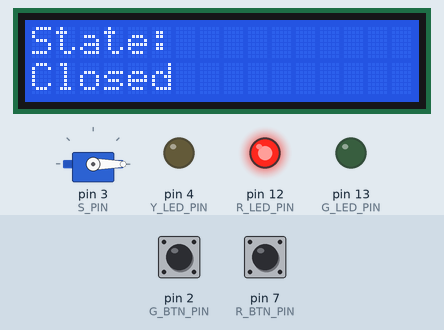
Simulated run of this sketch. Board: Arduino Uno, built with avr-gcc and run on an emulated ATmega328P. On the bench: servo, 16×2 character LCD, output pins drawn as LEDs (lit = HIGH). The test bench sets the inputs (shaded band); at power-on: pin 2 (G_BTN_PIN) HIGH, pin 7 (R_BTN_PIN) HIGH. What the sketch prints to the serial monitor is not drawn.

Above: at 1.2 s.
1.3 s: pin 2 (G_BTN_PIN) pulled LOW for 0.15 s
At 3.3 s:
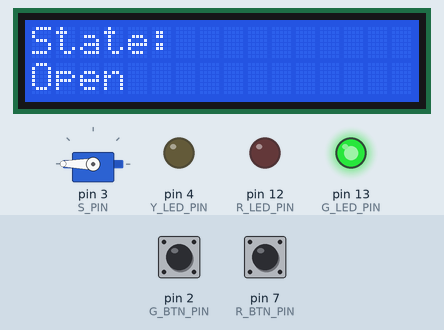
3.6 s: pin 2 (G_BTN_PIN) pulled LOW for 1 s
At 4.11 s:
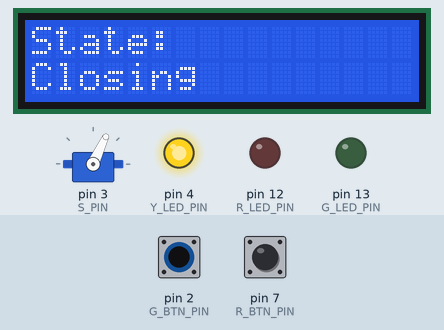
6.1 s: pin 2 (G_BTN_PIN) pulled LOW for 3.2 s
At 6.61 s:
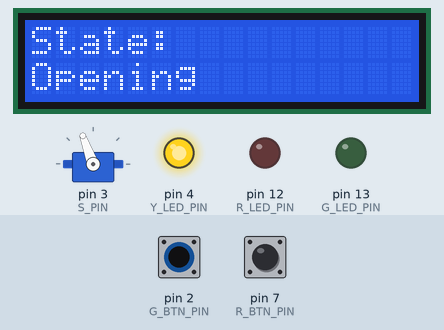
10.8 s: pin 2 (G_BTN_PIN) pulsed LOW 2 times (0.12 s each, 0.3 s apart)
At 11.6 s:
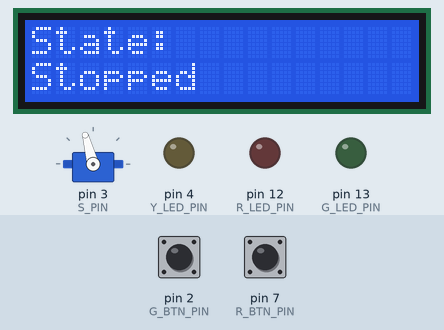
Timing chart, 0 to 13.8 s (numbered marks = the images above; inputs shaded):
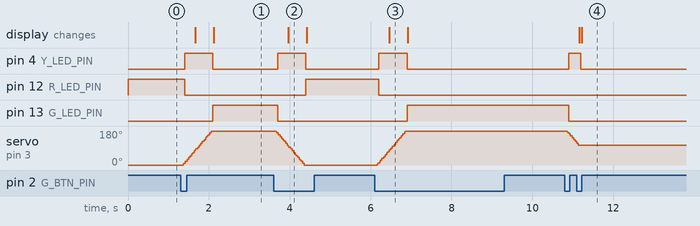

The sketch:

Task-4.ino
```cpp
/***
 * Smart Garage Door Controller
 * You're writing firmware for a garage door, the door has one button.
 * Pressing the button starts opening or closing the door.
 * If the safety sensor detects something underneath while the door is closing, it must immediately reverse.
 * Everything is event-driven.
 */

#include <Servo.h>
#include <LiquidCrystal_I2C.h>

const int G_BTN_PIN = 2;
const int R_BTN_PIN = 7;
const int S_PIN = 3;
const int R_LED_PIN = 12;
const int G_LED_PIN = 13;
const int Y_LED_PIN = 4;
const int I2C_ADDR = 0x27;
const int BUZZER_PIN = 8;

enum class DoorState
{
  Closed,
  Opening,
  Open,
  Closing,
  Stopped
};

enum class ButtonEvent
{
  Unhandled,
  Handled
};

struct DebouncedButton {
  int state;
  int last_state;
  unsigned long last_time;
  const unsigned long delay;
  ButtonEvent event_state = ButtonEvent::Handled;

  // Constructor
  DebouncedButton(unsigned long d = 50) : state(HIGH), last_state(HIGH), last_time(0), delay(d) {}

  // returns valid when LOW is detected
  bool update(int current_reading) {
    bool triggered = false;

    // If the switch changed, due to noise or pressing:
    if (current_reading != last_state) {
      last_time = millis();
    }

    if ((millis() - last_time) > delay) {
      // If the state has changed and it's been stable longer than the delay
      if (current_reading != state) {
        state = current_reading;

        // Only trigger if the new state is LOW (assuming pull-up resistor)
        if (state == LOW) {
          triggered = true;
        }
      }
    }

    last_state = current_reading;
    return triggered;
  }
};

// Variables
DoorState cur_door_state = DoorState::Closed;
DoorState tar_door_state = DoorState::Closed;
DoorState last_door_state = DoorState::Closed;
DoorState last_tar_door_state = DoorState::Closed;
DebouncedButton red_btn(50);
DebouncedButton green_btn(50);
Servo servo;
int cur_servo_angle = 0;
int tar_servo_angle = 0;
DoorState led_state = DoorState::Stopped;
LiquidCrystal_I2C lcd(I2C_ADDR, 16, 2);
DoorState lcd_state = DoorState::Closed;
DoorState buzz_state = DoorState::Closed;
unsigned long buzzer_start = 0;
const unsigned long buzzer_duration = 100;
bool is_buzzing = false;

// tasks
void update_door_angle() {
  if (cur_door_state == tar_door_state) {
    return;
  }

  switch (tar_door_state) {
    case DoorState::Open:
      if (cur_servo_angle == 180) {
        cur_door_state = DoorState::Open;
        Serial.println("Door Opened.");
        return;
      }
      cur_servo_angle += 5;
      servo.write(cur_servo_angle);
      break;
    case DoorState::Closed:
      if (cur_servo_angle == 0) {
        cur_door_state = DoorState::Closed;
        Serial.println("Door Closed.");
        return;
      }
      cur_servo_angle -= 5;
      servo.write(cur_servo_angle);
      break;
    case DoorState::Stopped:
      break;
  }
}

void process_button() {
  if (green_btn.event_state == ButtonEvent::Handled) {
    return;
  }

  // mark this press as handled
  green_btn.event_state = ButtonEvent::Handled;

  Serial.println("Updating state");
  switch (cur_door_state) {
    case DoorState::Closed:
      cur_door_state = DoorState::Opening;
      tar_door_state = DoorState::Open;
      break;
    case DoorState::Open:
      cur_door_state = DoorState::Closing;
      tar_door_state = DoorState::Closed;
      break;
    case DoorState::Opening:
      cur_door_state = DoorState::Stopped;
      tar_door_state = DoorState::Stopped;
      break;
    case DoorState::Closing:
      cur_door_state = DoorState::Stopped;
      tar_door_state = DoorState::Stopped;
      break;
    case DoorState::Stopped:
      cur_door_state = last_door_state;
      tar_door_state = last_tar_door_state;
      break;
  }

  // only save last state if current state is not at stopped position
  if (cur_door_state != DoorState::Stopped) {
    last_door_state = cur_door_state;
    last_tar_door_state = tar_door_state;
  }
}

void process_sensor() {
  if (red_btn.event_state == ButtonEvent::Handled) {
    return;
  }
  // mark this press as handled
  red_btn.event_state = ButtonEvent::Handled;
  // invalidate the green button as well
  green_btn.event_state = ButtonEvent::Handled;

  if (cur_door_state == DoorState::Closing) {
    cur_door_state = DoorState::Opening;
    tar_door_state = DoorState::Open;
    Serial.println("Sensor detected something, force opening door!");
  }
}

void update_leds() {
  if (led_state == cur_door_state) {
    return;
  }

  switch (cur_door_state) {
    case DoorState::Open:
      digitalWrite(R_LED_PIN, LOW);
      digitalWrite(G_LED_PIN, HIGH);
      digitalWrite(Y_LED_PIN, LOW);
      led_state = DoorState::Open;
      break;
    case DoorState::Closed:
      digitalWrite(R_LED_PIN, HIGH);
      digitalWrite(G_LED_PIN, LOW);
      digitalWrite(Y_LED_PIN, LOW);
      led_state = DoorState::Closed;
      break;
    case DoorState::Opening:
      digitalWrite(R_LED_PIN, LOW);
      digitalWrite(G_LED_PIN, LOW);
      digitalWrite(Y_LED_PIN, HIGH);
      led_state = DoorState::Opening;
      break;
    case DoorState::Closing:
      digitalWrite(R_LED_PIN, LOW);
      digitalWrite(G_LED_PIN, LOW);
      digitalWrite(Y_LED_PIN, HIGH);
      led_state = DoorState::Closing;
      break;
    case DoorState::Stopped:
      digitalWrite(R_LED_PIN, LOW);
      digitalWrite(G_LED_PIN, LOW);
      digitalWrite(Y_LED_PIN, LOW);
      led_state = DoorState::Stopped;
      break;
  }
}

void update_lcd() {
  if (lcd_state == cur_door_state) {
    return;
  }

  switch (cur_door_state) {
    case DoorState::Open:
      lcd.clear();
      lcd.setCursor(0, 0);
      lcd.print("State: ");
      lcd.setCursor(0, 1);
      lcd.print("Open");
      lcd_state = DoorState::Open;
      break;
    case DoorState::Opening:
      lcd.clear();
      lcd.setCursor(0, 0);
      lcd.print("State: ");
      lcd.setCursor(0, 1);
      lcd.print("Opening");
      lcd_state = DoorState::Opening;
      break;
    case DoorState::Closed:
      lcd.clear();
      lcd.setCursor(0, 0);
      lcd.print("State: ");
      lcd.setCursor(0, 1);
      lcd.print("Closed");
      lcd_state = DoorState::Closed;
      break;
    case DoorState::Closing:
      lcd.clear();
      lcd.setCursor(0, 0);
      lcd.print("State: ");
      lcd.setCursor(0, 1);
      lcd.print("Closing");
      lcd_state = DoorState::Closing;
      break;
    case DoorState::Stopped:
      lcd.clear();
      lcd.setCursor(0, 0);
      lcd.print("State: ");
      lcd.setCursor(0, 1);
      lcd.print("Stopped");
      lcd_state = DoorState::Stopped;
      break;
  }

}

void buzzer_routine() {
  // turn off beep
  if (is_buzzing && (millis() - buzzer_start >= buzzer_duration)) {
    digitalWrite(BUZZER_PIN, LOW);
    is_buzzing = false;
  }

  if (buzz_state == cur_door_state) {
    if (is_buzzing) {
      digitalWrite(BUZZER_PIN, HIGH);
    }
    return;
  }

  switch (cur_door_state) {
    case DoorState::Open:
      is_buzzing = true;
      buzzer_start = millis();
      buzz_state = DoorState::Open;
      break;
    case DoorState::Closed:
      is_buzzing = true;
      buzzer_start = millis();
      buzz_state = DoorState::Closed;
      break;
  }
}

struct Task {
  unsigned long previous;
  unsigned long period;
  void (*function)();
};

Task tasks[] = {
  {0, 20, update_door_angle},
  {0, 50, process_button},
  {0, 10, process_sensor},
  {0, 100, update_leds},
  {0, 100, update_lcd},
  {0, 100, buzzer_routine}
};

void setup() {
  Serial.begin(9600);

  // buttons
  pinMode(G_BTN_PIN, INPUT_PULLUP);
  pinMode(R_BTN_PIN, INPUT_PULLUP);

  // Servo
  servo.attach(S_PIN);
  servo.write(cur_servo_angle);

  // LEDs
  pinMode(R_LED_PIN, OUTPUT);
  pinMode(G_LED_PIN, OUTPUT);
  pinMode(Y_LED_PIN, OUTPUT);
  // Start with red light on
  digitalWrite(R_LED_PIN, HIGH);
  digitalWrite(G_LED_PIN, LOW);
  digitalWrite(Y_LED_PIN, LOW);

  // LCD
  lcd.init();
  lcd.backlight();
  lcd.setCursor(0, 0);
  lcd.print("State: ");
  lcd.setCursor(0, 1);
  lcd.print("Closed");
}

void loop() {
  unsigned long now = millis();

  int red_value = digitalRead(R_BTN_PIN);
  int green_value = digitalRead(G_BTN_PIN);

  if (red_btn.update(red_value)) {
    red_btn.event_state = ButtonEvent::Unhandled;
  }

  if (green_btn.update(green_value)) {
    green_btn.event_state = ButtonEvent::Unhandled;
  }

  for (auto& task : tasks) {
    if (now - task.previous >= task.period) {
      task.previous += task.period;
      task.function();
    }
  }
}
```

Measured:
- after the input at 1.3 s, pin 4 (Y_LED_PIN): LOW → HIGH after 0.10 s, → LOW 0.70 s later; pin 12 (R_LED_PIN): HIGH → LOW after 0.10 s; pin 13 (G_LED_PIN): LOW → HIGH after 0.80 s; servo on pin 3 (S_PIN): moves from 0° to 180° over 0.70 s, starting after 0.06 s; the display: first changes after 0.36 s (image 1 shows a later state)
- after the input at 3.6 s, pin 4 (Y_LED_PIN): LOW → HIGH after 0.10 s, → LOW 0.70 s later; pin 12 (R_LED_PIN): LOW → HIGH after 0.80 s; pin 13 (G_LED_PIN): HIGH → LOW after 0.10 s; servo on pin 3 (S_PIN): moves from 180° to 0° over 0.70 s, starting after 0.06 s; the display: changes after 0.36 s (image 2)
- after the input at 6.1 s, pin 4 (Y_LED_PIN): LOW → HIGH after 0.10 s, → LOW 0.70 s later; pin 12 (R_LED_PIN): HIGH → LOW after 0.10 s; pin 13 (G_LED_PIN): LOW → HIGH after 0.80 s; servo on pin 3 (S_PIN): moves from 0° to 180° over 0.70 s, starting after 0.06 s; the display: changes after 0.36 s (image 3)
- after the input at 10.8 s, pin 4 (Y_LED_PIN): LOW → HIGH after 0.10 s, → LOW 0.30 s later; pin 13 (G_LED_PIN): HIGH → LOW after 0.10 s; servo on pin 3 (S_PIN): moves from 180° to 105° over 0.28 s, starting after 0.06 s; the display: first changes after 0.36 s (image 4 shows a later state)
